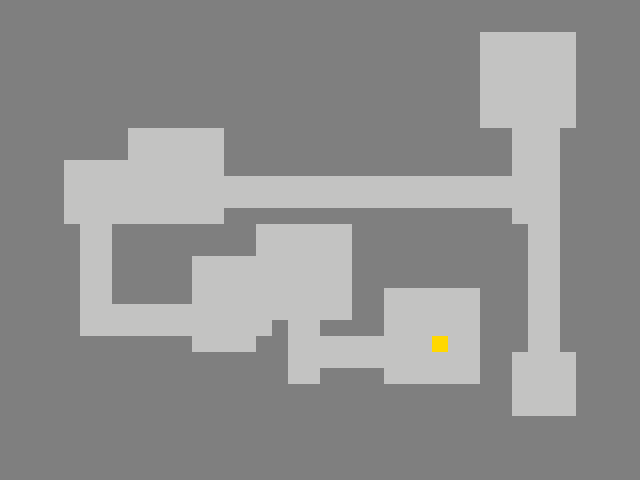
#> input picture maps/img_1048.png, 640 x 480 px; its folder holds only this picture in this run
$ python test_env.py
#> lines starting #> are read from the running program, lines starting #| are printed output that depends on the picture; after the words box and inside, x2 and y2 are one past the last pixel; in counts of white or black regions, pixels touching at a corner belong together
### env.py
import numpy as np
import os
from skimage import io
from skimage.measure import block_reduce
import matplotlib.pyplot as plt


from parameter import *
from utils import *
from sensor import sensor_work

class Env:
    def __init__(self, episode_index:int)->None:
        '''
        robot_location(meter): 机器人坐标系，初始位置为原点
        robot_cell(像素点坐标): 地图坐标系，
        '''
        self.sensor_range = SENSOR_RANGE
        self.cell_size = CELL_SIZE  # meter

        self.ground_truth, self.robot_cell = self.import_ground_truth(episode_index)
        self.ground_truth_size = np.shape(self.ground_truth)  # cell
        # 坐标系转换：地图坐标系 -> 机器人坐标系(机器人位置为原点)
        self.belief_origin_x = -np.round(self.robot_cell[0] * self.cell_size, 1)   # meter
        self.belief_origin_y = -np.round(self.robot_cell[1] * self.cell_size, 1)  # meter

        self.robot_location = np.array([0.0, 0.0])  # meter
        self.robot_belief = np.ones(self.ground_truth_size) * 127

        self.global_frontiers = set()
        self.frontier_cluster_centers = set()
        self.trajectory = []

        self.explored_rate = 0

        self.robot_belief = sensor_work(self.robot_cell, self.sensor_range / self.cell_size, self.robot_belief,
                                        self.ground_truth)

        # 初始化地图信息
        self.belief_info = MapInfo(self.robot_belief, self.belief_origin_x, self.belief_origin_y, self.cell_size)
        self.global_frontiers = get_frontier_in_map(self.belief_info)
        self.frontier_cluster_centers = cluster_frontiers(self.global_frontiers, n_clusters=N_CLUSTERS)
        self.travel_dist = 0  # meter

    # [48 lines left out: functions get_waypoint, step, not called in this run]

    def calculate_reward(self, dist):
        reward = 0
        return reward

    # [22 lines left out: functions update_robot_location, update_frontier_cluster_centers, not called in this run]


    def update_robot_belief(self):
        self.robot_belief = sensor_work(self.robot_cell, round(self.sensor_range / self.cell_size), self.robot_belief,
                                        self.ground_truth)


    def update_global_frontiers(self):
        self.global_frontiers = get_frontier_in_map(self.belief_info)

    def evaluate_exploration_rate(self):
        self.explored_rate = np.sum(self.robot_belief == 255) / np.sum(self.ground_truth == 255)


    def import_ground_truth(self, episode_index:int)->tuple[np.ndarray,np.ndarray]:
        '''
        根据训练轮次索引导入对应的地图数据
        Args:
            episode_index: 训练轮次
        Returns:
            ground_truth: 地图数据
            robot_cell: 机器人初始位置
        '''
#> called with episode_index = 0
        map_dir = f'maps'
        map_list = os.listdir(map_dir)
        map_index = episode_index % np.size(map_list)
        ground_truth = (io.imread(map_dir + '/' + map_list[map_index], 1) * 255).astype(int)
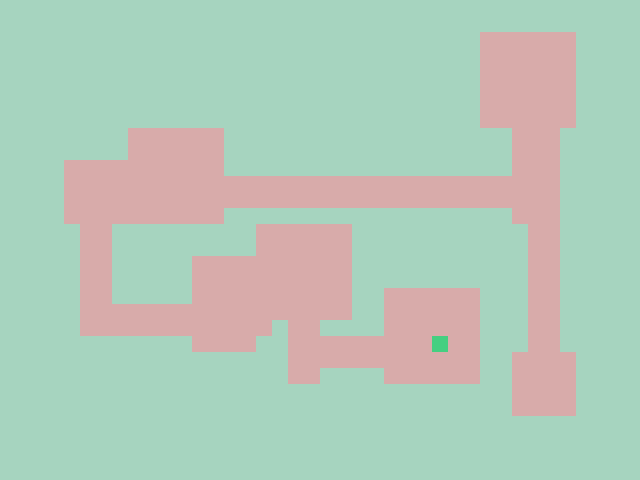
#> ground_truth: shape (480, 640) int64; 3 distinct labels, from 127 to 208; one colour per label, 0 black

        ground_truth = block_reduce(ground_truth, 2, np.min)  # 图像降采样
#> ground_truth: shape (240, 320) int64; 3 distinct labels, from 127 to 208

        robot_cell = np.nonzero(ground_truth == 208)
#> robot_cell = 64 positions, rows 168 to 175, columns 216 to 223
        robot_cell = np.array([np.array(robot_cell)[1, 10], np.array(robot_cell)[0, 10]])
#> robot_cell = [218, 169]

        ground_truth = (ground_truth > 150) | ((ground_truth <= 80) & (ground_truth >= 50))
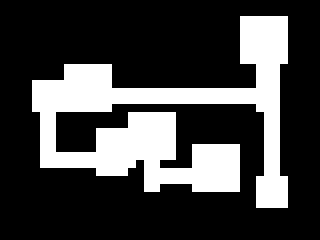
#> ground_truth: shape (240, 320) bool; 25.9% white; 1 white region, box (x1, y1, x2, y2) and area: (32, 16, 288, 208) 19904
        ground_truth = ground_truth * 254 + 1
#> in __init__, `self.belief_origin_x = -np.round(self.robot_cell[0] * self.cell_size, 1)`: self.belief_origin_x = -87.2
#> in __init__, `self.belief_origin_y = -np.round(self.robot_cell[1] * self.cell_size, 1)`: self.belief_origin_y = -67.6

        return ground_truth, robot_cell


    def plot_env(self, step):

        # plt.subplot(1, 3, 1)
        plt.imshow(self.robot_belief, cmap='gray')
        plt.axis('off')
        # 绘制机器人位置
        plt.plot((self.robot_location[0] - self.belief_origin_x) / self.cell_size,
                 (self.robot_location[1] - self.belief_origin_y) / self.cell_size, 'mo', markersize=4, zorder=5)
        # plt.plot((np.array(self.trajectory_x) - self.belief_origin_x) / self.cell_size,
        #          (np.array(self.trajectory_y) - self.belief_origin_y) / self.cell_size, 'b', linewidth=2, zorder=1)
        # plt.suptitle('Explored ratio: {:.4g}  Travel distance: {:.4g}'.format(self.explored_rate, self.travel_dist))
        # print(self.global_frontiers)
        if len(self.trajectory) > 0:
            # 先画所有历史路径（较淡）
            for i, path in enumerate(self.trajectory[:-1]):  # 除了最后一条
                if path is not None and len(path) > 1:
                    path_array = np.array(path)
                    path_x = (path_array[:, 0] - self.belief_origin_x) / self.cell_size
                    path_y = (path_array[:, 1] - self.belief_origin_y) / self.cell_size
                    plt.plot(path_x, path_y, 'b-', linewidth=1, alpha=0.3, zorder=3)

            # 再画当前路径（突出显示）
            if len(self.trajectory) > 0:
                current_path = self.trajectory[-1]
                if current_path is not None and len(current_path) > 1:
                    path_array = np.array(current_path)
                    path_x = (path_array[:, 0] - self.belief_origin_x) / self.cell_size
                    path_y = (path_array[:, 1] - self.belief_origin_y) / self.cell_size
                    plt.plot(path_x, path_y, 'g-', linewidth=3, alpha=0.8,
                            label='Current Path', zorder=5)

        # 将前沿点(机器人坐标系)转换为地图坐标系
        frontier_array = np.array(list(self.frontier_cluster_centers))
        frontier_x = (frontier_array[:, 0] - self.belief_origin_x) / self.cell_size
        frontier_y = (frontier_array[:, 1] - self.belief_origin_y) / self.cell_size
        # 绘制前沿点
        plt.scatter(frontier_x, frontier_y, c='red', s=10, marker='o',
                   alpha=0.8, zorder=4, label=f'Frontiers ({len(self.global_frontiers)})')
        plt.title(f"Step {step}  Explored ratio: {self.explored_rate:.4g}  Travel distance: {self.travel_dist:.4g}")
        plt.tight_layout()
        plt.show()
        # [4 lines of commented-out code are left out]

    # [136 lines left out: functions is_position_accessible, find_nearest_accessible_position_spiral, not called in this run]

### sensor.py
import numpy as np


def collision_check(x0, y0, x1, y1, ground_truth, robot_belief):
    x0 = x0.round()
    y0 = y0.round()
    x1 = x1.round()
    y1 = y1.round()
    dx, dy = abs(x1 - x0), abs(y1 - y0)
    x, y = x0, y0
    error = dx - dy
    x_inc = 1 if x1 > x0 else -1
    y_inc = 1 if y1 > y0 else -1
    dx *= 2
    dy *= 2

    collision_flag = 0
    max_collision = 10

    while 0 <= x < ground_truth.shape[1] and 0 <= y < ground_truth.shape[0]:
        k = ground_truth[y, x]
        if k == 1 and collision_flag < max_collision:
            collision_flag += 1
            if collision_flag >= max_collision:
                break

        if k !=1 and collision_flag > 0:
            break

        if x == x1 and y == y1:
            break

        robot_belief[y, x] = k

        if error > 0:
            x += x_inc
            error -= dy
        else:
            y += y_inc
            error += dx

    return robot_belief


# [39 lines of commented-out code are left out]


def sensor_work(robot_position, sensor_range, robot_belief, ground_truth):
#> called with robot_position = array of shape (2,), sensor_range = 40
    sensor_angle_inc = 0.5 / 180 * np.pi
    sensor_angle = 0
    x0 = robot_position[0]
#> x0 = 218
    y0 = robot_position[1]
#> y0 = 169
    while sensor_angle < 2 * np.pi:
        x1 = x0 + np.cos(sensor_angle) * sensor_range
        y1 = y0 + np.sin(sensor_angle) * sensor_range
        robot_belief = collision_check(x0, y0, x1, y1, ground_truth, robot_belief)
        sensor_angle += sensor_angle_inc
#> this loop made 720 passes
#> (dx in collision_check, dy in collision_check, y_inc in collision_check) on passes 1 to 3: (80, 0, -1), (80, 0, -1), (80, 2, 1)
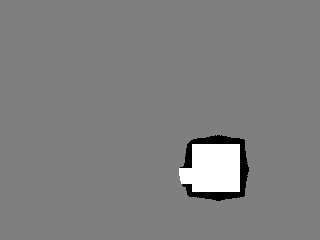
#> robot_belief: shape (240, 320) float64; min 1, max 255, mean 129.1
    return robot_belief

### utils.py
import numpy as np
from sklearn.cluster import KMeans
import heapq
from typing import List, Tuple, Dict, Optional

from parameter import *

class MapInfo:
    def __init__(self, map, map_origin_x, map_origin_y, cell_size):
        self.map = map
        self.map_origin_x = map_origin_x
        self.map_origin_y = map_origin_y
        self.cell_size = cell_size

    # [45 lines left out: functions update_map_info, get_cell_position_from_coords, get_coords_from_cell_position, not called in this run]


def get_frontier_in_map(map_info:MapInfo)->set[tuple[float,float]]:
    '''
    提取前沿点
        Args: map_info 地图信息
        Returns: frontier_coords 前沿点集合, 机器人坐标系
    '''
    x_len = map_info.map.shape[1]
    y_len = map_info.map.shape[0]
    unknown = (map_info.map == UNKNOWN) * 1
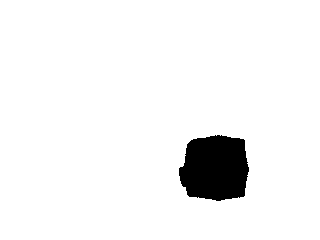
#> unknown: shape (240, 320) int64; values 0 (black) and 1 (white), 95.1% white; 1 black region, box (x1, y1, x2, y2) and area: (179, 135, 249, 201) 3775
    unknown = np.lib.pad(unknown, ((1, 1), (1, 1)), 'constant', constant_values=0)
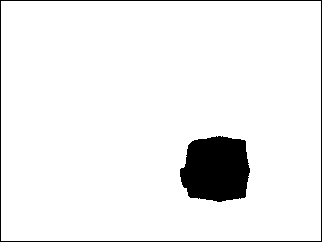
#> unknown: shape (242, 322) int64; values 0 (black) and 1 (white), 93.7% white; 2 black regions, box (x1, y1, x2, y2) and area: (180, 136, 250, 202) 3775, (0, 0, 322, 242) 1124
    unknown_neighbor = unknown[2:][:, 1:x_len + 1] + unknown[:y_len][:, 1:x_len + 1] + unknown[1:y_len + 1][:, 2:] \
                       + unknown[1:y_len + 1][:, :x_len] + unknown[:y_len][:, 2:] + unknown[2:][:, :x_len] + \
                       unknown[2:][:, 2:] + unknown[:y_len][:, :x_len]
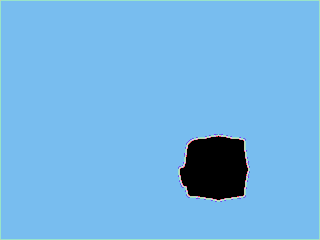
#> unknown_neighbor: shape (240, 320) int64; 9 distinct labels, from 0 to 8; one colour per label, 0 black
    free_cell_indices = np.where(map_info.map.ravel(order='F') == FREE)[0]
    frontier_cell_1 = np.where(1 < unknown_neighbor.ravel(order='F'))[0]
    frontier_cell_2 = np.where(unknown_neighbor.ravel(order='F') < 8)[0]
    frontier_cell_indices = np.intersect1d(frontier_cell_1, frontier_cell_2)
    frontier_cell_indices = np.intersect1d(free_cell_indices, frontier_cell_indices)

    x = np.linspace(0, x_len - 1, x_len)
    y = np.linspace(0, y_len - 1, y_len)
    t1, t2 = np.meshgrid(x, y)
    cells = np.vstack([t1.T.ravel(), t2.T.ravel()]).T
    frontier_cell = cells[frontier_cell_indices]

    frontier_coords = get_coords_from_cell_position(frontier_cell, map_info).reshape(-1, 2)
    if frontier_cell.shape[0] > 0 and FRONTIER_CELL_SIZE != CELL_SIZE:
        frontier_coords = frontier_coords.reshape(-1 ,2)
        frontier_coords = frontier_down_sample(frontier_coords)
    else:
        frontier_coords = set(map(tuple, frontier_coords))
    return frontier_coords


def frontier_down_sample(data, voxel_size=FRONTIER_CELL_SIZE):
    '''
    下采样
    '''
#> called with data = array of shape (16, 2), voxel_size = 0.8
    voxel_indices = np.array(data / voxel_size, dtype=int).reshape(-1, 2)

    voxel_dict = {}
    for i, point in enumerate(data):
        voxel_index = tuple(voxel_indices[i])

        if voxel_index not in voxel_dict:
            voxel_dict[voxel_index] = point
        else:
            current_point = voxel_dict[voxel_index]
            if np.linalg.norm(point - np.array(voxel_index) * voxel_size) < np.linalg.norm(
                    current_point - np.array(voxel_index) * voxel_size):
                voxel_dict[voxel_index] = point
#> this loop made 16 passes
#> point on passes 1 to 12: [-15.6, -0.4], [-15.6, 0], [-15.6, 0.4], [-15.6, 0.8], [-15.6, 1.2], [-15.6, 1.6], [-15.6, 2], [-15.6, 2.4], [-15.2, 2.8], [-15.2, 3.2], [-15.2, 3.6], [-15.2, 4]

    downsampled_data = set(map(tuple, voxel_dict.values()))
    return downsampled_data


def get_coords_from_cell_position(cell_position, map_info):
    cell_position = cell_position.reshape(-1, 2)
    cell_x = cell_position[:, 0]
    cell_y = cell_position[:, 1]
    coords_x = cell_x * map_info.cell_size + map_info.map_origin_x
    coords_y = cell_y * map_info.cell_size + map_info.map_origin_y
    coords = np.stack((coords_x, coords_y), axis=-1)
    coords = np.around(coords, 1)
    if coords.shape[0] == 1:
        return coords[0]
    else:
        return coords

def cluster_frontiers(frontier_coords:set[tuple[np.ndarray,np.ndarray]],
                      n_clusters=5)->np.ndarray:
    """
    将前沿点聚类并返回聚类中心
    Args:
        frontier_coords: set of tuples, 前沿点坐标集合
        n_clusters: int, 聚类数量
    Returns:
        cluster_centers: np.ndarray, 聚类中心点坐标
    """
    # 转换数据格式
    if len(frontier_coords) == 0:
        return np.array([])

    frontier_array = np.array(list(frontier_coords))

    # 如果前沿点数量少于聚类数，直接返回所有点
    if len(frontier_array) <= n_clusters:
        return frontier_array

    # K-means 聚类
    kmeans = KMeans(n_clusters=n_clusters, random_state=42, n_init=10)
    kmeans.fit(frontier_array)

    # 返回聚类中心
    cluster_centers = kmeans.cluster_centers_

    return cluster_centers

# [203 lines left out: functions A_star, get_path_length, not called in this run]


### test_env.py
from env import Env
import numpy as np
from utils import *

env = Env(episode_index=0)

env.plot_env(step=0)
#> in plot_env, `plt.show()`:
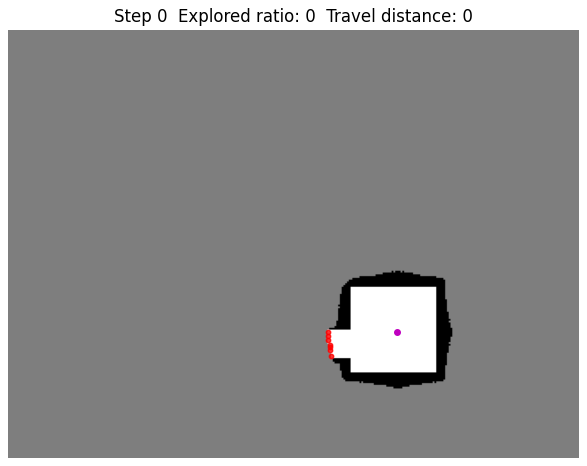
#> figure drawn by matplotlib, 1 panel
print(env.robot_cell)
#| [218 169]
print(env.robot_location)
print(len(env.global_frontiers))
#| 7

def test1():
    env.step(next_waypoint=np.array([0, -1]))
    env.plot_env(step=1)
    print(env.robot_cell)
    print(env.robot_location)

    env.step(next_waypoint=np.array([-3, 1]))
    env.plot_env(step=2)
    print(env.robot_cell)
    print(env.robot_location)

def test2():
    frontier_coords=get_frontier_in_map(env.belief_info)
    print(frontier_coords)
    print(len(frontier_coords))

def test3():
    print(env.global_frontiers)
#| {(-15.6, 0.8), (-15.2, 4.0), (-15.6, 0.0), (-15.2, 3.2), (-14.8, 5.2), (-15.6, 1.6), (-15.2, 2.8)}
#> (the run stopped early here; a loop or call above may not have finished)

$ run again, on maps/img_1190.png
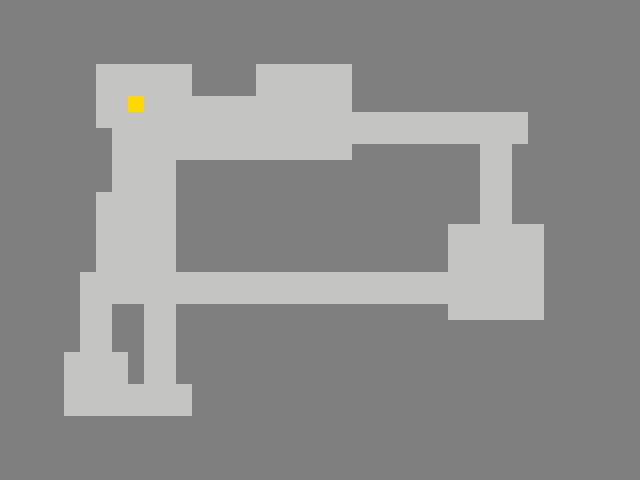
#> input picture maps/img_1190.png, 640 x 480 px
#> in import_ground_truth, `robot_cell = np.nonzero(ground_truth == 208)`: robot_cell = 64 positions, rows 48 to 55, columns 64 to 71
#> in import_ground_truth, `robot_cell = np.array([np.array(robot_cell)[1, 10], np.array(robot_cel..`: robot_cell = [66, 49]
#> in import_ground_truth, `ground_truth = (ground_truth > 150) | ((ground_truth <= 80) & (ground_..`:
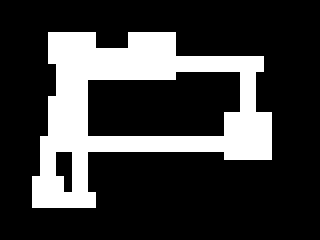
#> ground_truth: shape (240, 320) bool; 22.8% white; 1 white region, box (x1, y1, x2, y2) and area: (32, 32, 272, 208) 17472
#> self.belief_origin_x = -26.4
#> self.belief_origin_y = -19.6
#> in sensor_work, `x0 = robot_position[0]`: x0 = 66
#> in sensor_work, `y0 = robot_position[1]`: y0 = 49
#> the loop in sensor_work, `while sensor_angle < 2 * np.pi:` made 720 passes
#> (dx in collision_check, dy in collision_check, y_inc in collision_check) on passes 1 to 3: (80, 0, -1), (80, 0, -1), (80, 2, 1)
#> unknown_neighbor: shape (240, 320) int64; 9 distinct labels, from 0 to 8
#> the loop in frontier_down_sample, `for i, point in enumerate(data):` made 64 passes
#> point on passes 1 to 8: [-4, 15.2], [-3.6, 15.2], [-3.2, 15.2], [-2.8, 15.2], [-2.4, 15.6], [-2, 15.6], [-1.6, 15.6], [-1.2, 15.6]
#> in plot_env, `plt.show()`:
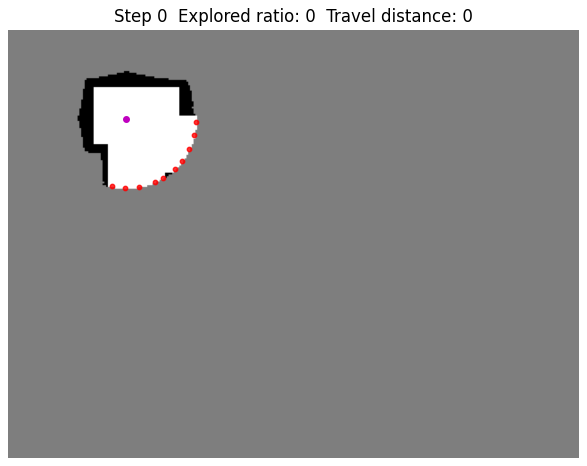
#> figure drawn by matplotlib, 1 panel
#| [66 49]
#| 39
#> (printed output is left out)

$ run again, on maps/img_1205.png
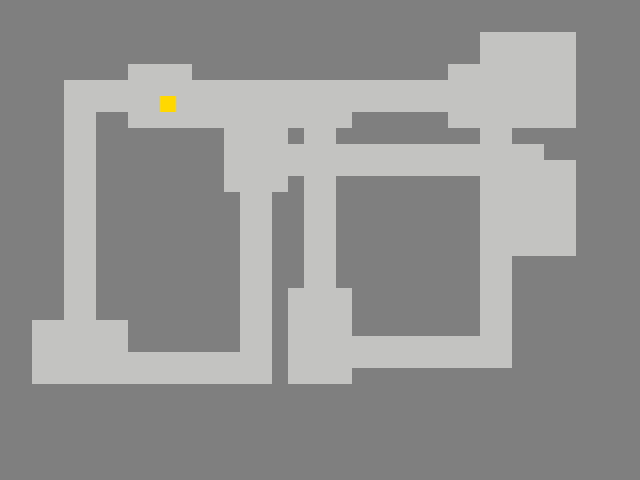
#> input picture maps/img_1205.png, 640 x 480 px
#> in import_ground_truth, `robot_cell = np.nonzero(ground_truth == 208)`: robot_cell = 64 positions, rows 48 to 55, columns 80 to 87
#> in import_ground_truth, `robot_cell = np.array([np.array(robot_cell)[1, 10], np.array(robot_cel..`: robot_cell = [82, 49]
#> self.belief_origin_x = -32.8
#> self.belief_origin_y = -19.6
#> in sensor_work, `x0 = robot_position[0]`: x0 = 82
#> in sensor_work, `y0 = robot_position[1]`: y0 = 49
#> the loop in sensor_work, `while sensor_angle < 2 * np.pi:` made 720 passes
#> (dx in collision_check, dy in collision_check, y_inc in collision_check) on passes 1 to 3: (80, 0, -1), (80, 0, -1), (80, 2, 1)
#> unknown_neighbor: shape (240, 320) int64; 9 distinct labels, from 0 to 8
#> the loop in frontier_down_sample, `for i, point in enumerate(data):` made 51 passes
#> point on passes 1 to 8: [-15.6, -2.4], [-15.6, -2], [-15.6, -1.6], [-15.6, -1.2], [-15.6, -0.8], [-15.6, -0.4], [-15.6, 0], [-15.6, 0.4]
#> in plot_env, `plt.show()`:
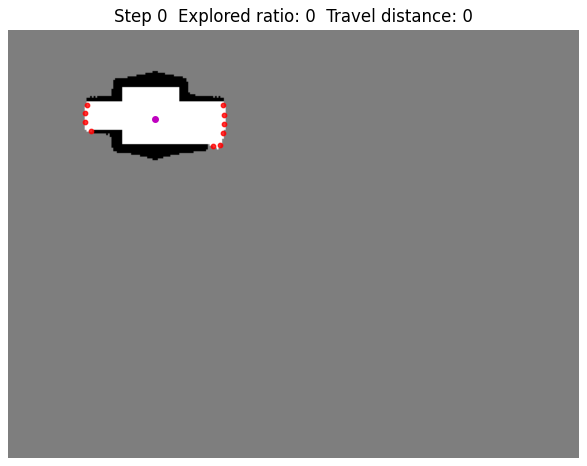
#> figure drawn by matplotlib, 1 panel
#| [82 49]
#| 25
#> (printed output is left out)
